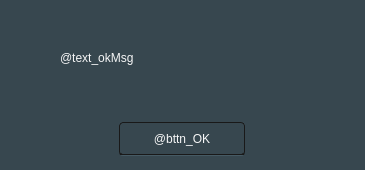
<?xml version="1.0" encoding="UTF-8"?>
<ui version="4.0">
 <class>OkMessage</class>
 <widget class="QDialog" name="OkMessage">
  <property name="windowModality">
   <enum>Qt::WindowModal</enum>
  </property>
  <property name="geometry">
   <rect>
    <x>0</x>
    <y>0</y>
    <width>365</width>
    <height>170</height>
   </rect>
  </property>
  <property name="minimumSize">
   <size>
    <width>350</width>
    <height>170</height>
   </size>
  </property>
  <property name="windowTitle">
   <string>@Title_okMsg</string>
  </property>
  <property name="windowIcon">
   <iconset>
    <normaloff>:/textures/AccountPage/icon_info.png</normaloff>:/textures/AccountPage/icon_info.png</iconset>
  </property>
  <property name="styleSheet">
   <string notr="true">QDialog {
	border: none;
	background-color: #37474f;
	background-position: bottom;
	background-attachment: fixed;
	background-repeat: repeat-x;    
	background-image: url(:/textures/bottom_bg.png);
}

QLabel {
	color: rgba(250, 250, 250, 250);
	font: 12px &quot;Open Sans Semibold&quot;;
}</string>
  </property>
  <property name="modal">
   <bool>true</bool>
  </property>
  <layout class="QVBoxLayout" name="verticalLayout" stretch="1,0">
   <property name="spacing">
    <number>26</number>
   </property>
   <property name="leftMargin">
    <number>60</number>
   </property>
   <property name="topMargin">
    <number>20</number>
   </property>
   <property name="rightMargin">
    <number>60</number>
   </property>
   <property name="bottomMargin">
    <number>14</number>
   </property>
   <item>
    <widget class="QLabel" name="message">
     <property name="styleSheet">
      <string notr="true"/>
     </property>
     <property name="text">
      <string>@text_okMsg</string>
     </property>
     <property name="alignment">
      <set>Qt::AlignJustify|Qt::AlignVCenter</set>
     </property>
     <property name="wordWrap">
      <bool>true</bool>
     </property>
     <property name="indent">
      <number>0</number>
     </property>
    </widget>
   </item>
   <item alignment="Qt::AlignHCenter|Qt::AlignBottom">
    <widget class="FramedButton" name="bttn_ok">
     <property name="sizePolicy">
      <sizepolicy hsizetype="Fixed" vsizetype="Fixed">
       <horstretch>0</horstretch>
       <verstretch>0</verstretch>
      </sizepolicy>
     </property>
     <property name="minimumSize">
      <size>
       <width>126</width>
       <height>34</height>
      </size>
     </property>
     <property name="maximumSize">
      <size>
       <width>126</width>
       <height>34</height>
      </size>
     </property>
     <property name="cursor">
      <cursorShape>PointingHandCursor</cursorShape>
     </property>
     <property name="styleSheet">
      <string notr="true">QAbstractButton {
font: 550 14px &quot;Open Sans&quot;;
color: rgba(250, 250, 250, 250);
border: 1px solid #191919;
border-radius: 4px;
	border-bottom: 2px solid qlineargradient(spread:pad, x1:0, y1:0, x2:0, y2:1, stop:0 rgba(25, 25, 25, 255), stop:0.498 rgba(25, 25, 25, 255), stop:0.502 rgba(69, 90, 100, 255), stop:1 rgba(69, 90, 100, 255));
}
QAbstractButton:pressed {
    padding-top: 1px;
    color: rgba(250, 250, 250, 100);
}

QAbstractButton[theme=&quot;green&quot;] {
    background-color: qlineargradient(spread:pad, x1:0, y1:1, x2:0, y2:0, stop:0 rgba(0, 121, 40, 255), stop:0.94 rgba(0, 199, 83, 255), stop:0.95 rgba(0, 250, 158, 255), stop:1 rgba(0, 250, 158, 255));
}
QPushButton[theme=&quot;green&quot;]:hover {
    background-color: qlineargradient(spread:pad, x1:0, y1:1, x2:0, y2:0, stop:0 rgba(0, 121, 40, 255), stop:0.95 rgba(0, 250, 158, 255), stop:1 rgba(0, 250, 158, 255));
}
QPushButton[theme=&quot;green&quot;]:pressed {
	background-color: qlineargradient(spread:pad, x1:0, y1:1, x2:0, y2:0, stop:0 rgba(0, 41, 20, 255), stop:0.95 rgba(0, 90, 55, 255), stop:1 rgba(0, 90, 50, 255));
}

QPushButton[theme=&quot;green&quot;]:disabled {
    border: 1px solid rgba(25, 25, 25, 166);
    color: rgba(250, 250, 250, 100);
background-color: qlineargradient(spread:pad, x1:0, y1:1, x2:0, y2:0, stop:0 rgba(0, 121, 40, 166), stop:0.94 rgba(0, 199, 83, 166), stop:0.95 rgba(0, 250, 158, 166), stop:1 rgba(0, 250, 158, 166));
}

QAbstractButton[theme=&quot;orange&quot;] {
	background-color: qlineargradient(spread:pad, x1:0, y1:1, x2:0, y2:0, stop:0 rgba(176, 76, 1, 255), stop:0.954802 rgba(254, 182, 76, 255), stop:1 rgba(255, 248, 146, 255));
}

QAbstractButton[theme=&quot;orange&quot;]:hover {
background-color: qlineargradient(spread:pad, x1:0, y1:1, x2:0, y2:0, stop:0 rgba(196, 186, 31, 255), stop:0.5 rgba(156, 116, 1, 255), stop:0.95 rgba(254, 152, 76, 255), stop:1 rgba(255, 248, 146, 255));
color: rgba(233, 250, 233, 233);
}</string>
     </property>
     <property name="text">
      <string>@bttn_OK</string>
     </property>
     <property name="theme" stdset="0">
      <string notr="true">orange</string>
     </property>
    </widget>
   </item>
  </layout>
 </widget>
 <customwidgets>
  <customwidget>
   <class>FramedButton</class>
   <extends>QPushButton</extends>
   <header>plugins.h</header>
   <container>1</container>
  </customwidget>
 </customwidgets>
 <resources>
  <include location="../resources.qrc"/>
 </resources>
 <connections>
  <connection>
   <sender>bttn_ok</sender>
   <signal>clicked()</signal>
   <receiver>OkMessage</receiver>
   <slot>accept()</slot>
   <hints>
    <hint type="sourcelabel">
     <x>192</x>
     <y>139</y>
    </hint>
    <hint type="destinationlabel">
     <x>369</x>
     <y>130</y>
    </hint>
   </hints>
  </connection>
 </connections>
</ui>
